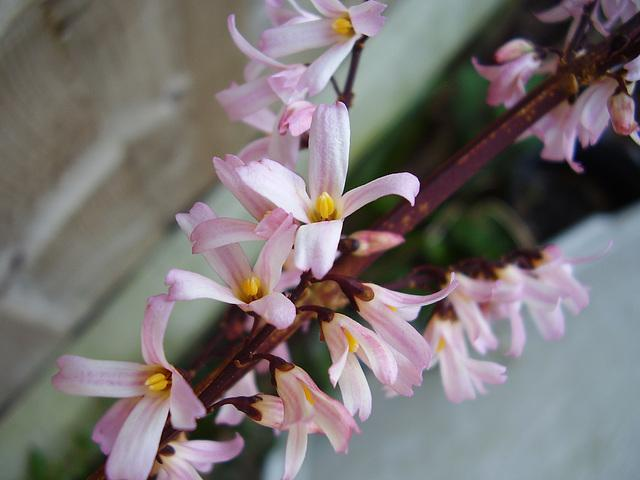
#> input picture python-code/opengl-learning/resources/images/f2.jpg, 640 x 480 px, found by its file name
$ jupyter execute '46-图像特效-灰度浮雕.ipynb'   (shell and % lines are left out)
#> lines starting #> are read from the running program, lines starting #| are printed output that depends on the picture
# 图像特效-灰度浮雕

[cell 1]
from scipy import signal
import numpy as np
import cv2
import matplotlib.pyplot as plt
from numpy.lib.function_base import histogram

[cell 2]
src = cv2.imread('../datas/f2.jpg')
#> src is the input picture: shape (480, 640, 3); mean B, G, R 114.3, 114.2, 120.8
gray = cv2.imread('../datas/f2.jpg',0)
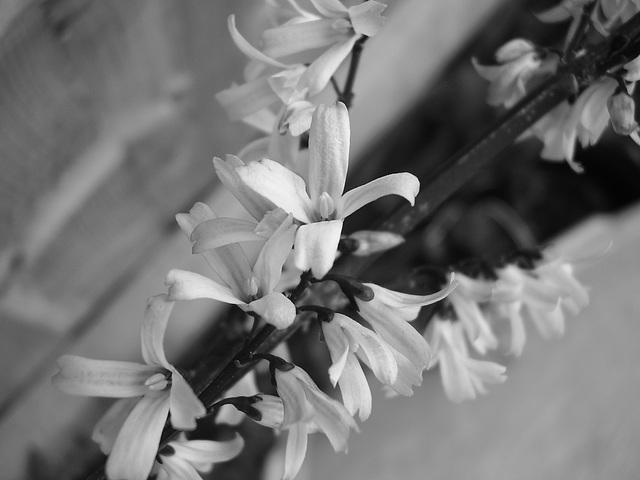
#> gray: shape (480, 640); min 0, max 254, mean 116.2
rgb = cv2.cvtColor(src,cv2.COLOR_BGR2RGB)

[cell 3]
def gray_emboss(src,angle=30.,offset=127):
#> called with angle = 30, offset = 127
    srcf = src.astype(np.float32)
    if len(src.shape) < 3:
        srcf = cv2.cvtColor(src,cv2.COLOR_GRAY2RGB).astype(np.float32)
    radian = angle*np.pi/180.0
    kernel = np.array([
        [np.cos(radian + np.pi / 4.),np.cos(radian + np.pi / 2.),np.cos(radian + 3.0 * np.pi / 4.0)],
        [np.cos(radian),0,np.cos(np.pi)],
        [np.cos(radian - np.pi / 4),np.cos(radian - np.pi / 2),np.cos(radian - 3.0 * np.pi / 4.0)]
    ])
    dstr =  signal.convolve2d(srcf[:,:,0],kernel, boundary='symm', mode='same')
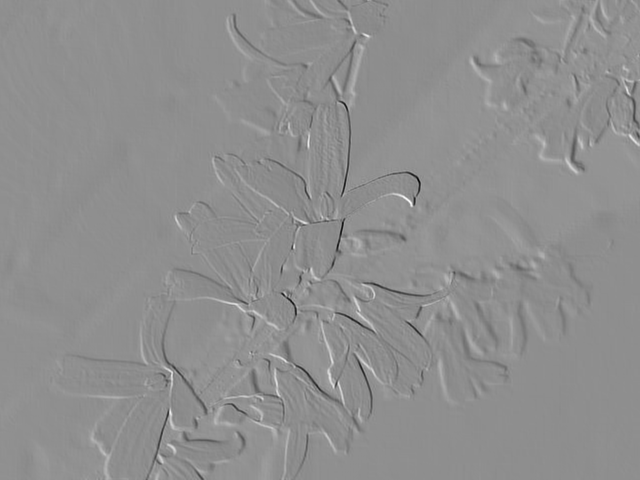
#> dstr: shape (480, 640) float64; min -546.9, max 397.9, mean -16.2; drawn with min black and max white
    dstg =  signal.convolve2d(srcf[:,:,1],kernel, boundary='symm', mode='same')
    dstb =  signal.convolve2d(srcf[:,:,2],kernel, boundary='symm', mode='same')
    dst = cv2.merge([dstr,dstg,dstb]) + offset
    dst[dst > 255] = 255
    dst[dst < 0] = 0
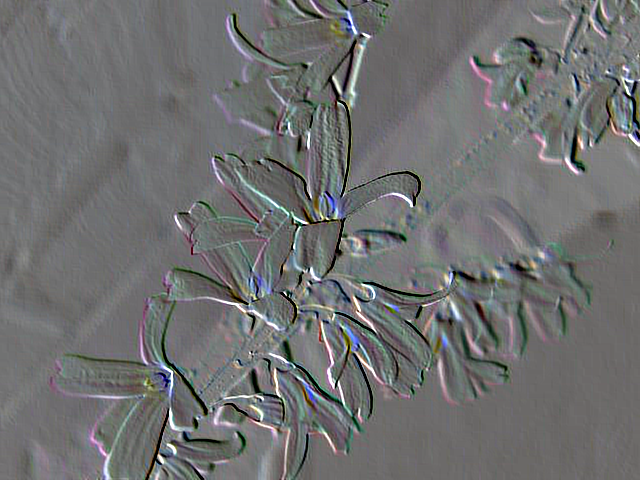
#> dst: shape (480, 640, 3) float64; mean R, G, B 111.3, 112.1, 112.3
    return dst.astype(np.uint8)
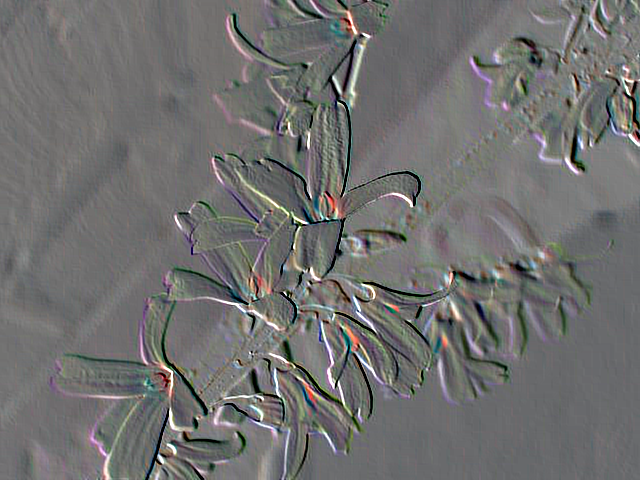
#> returned value: shape (480, 640, 3); mean of channels 0, 1, 2 110.8, 111.7, 111.8; drawn as B, G, R

$ run again, with python-code/opengl-learning/resources/images/f1.jpg copied over python-code/opengl-learning/resources/images/f2.jpg
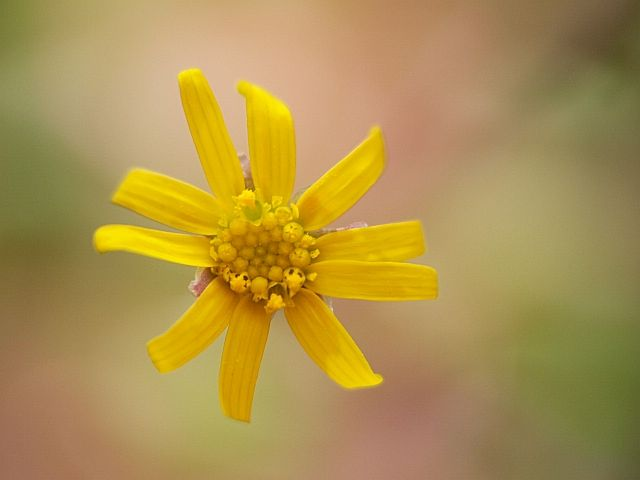
#> input picture python-code/opengl-learning/resources/images/f1.jpg, 640 x 480 px, found by its file name
#> src is the input picture: shape (480, 640, 3); mean B, G, R 78.8, 145.8, 173.2
#> in gray_emboss, `dstb =  signal.convolve2d(srcf[:,:,2],kernel, boundary='symm', mode='s..`:
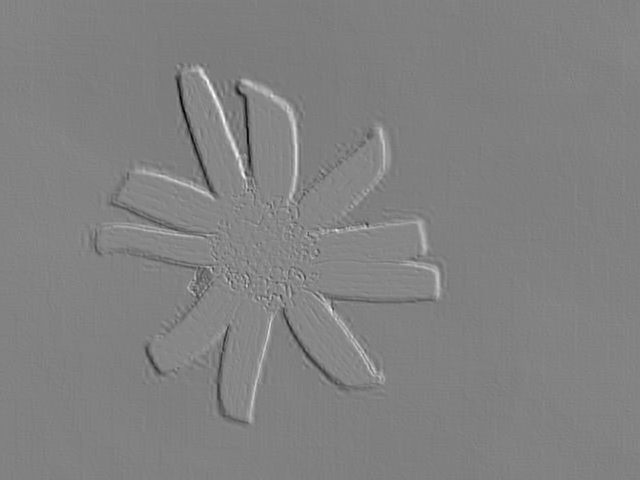
#> dstb: shape (480, 640) float64; min -270, max 240, mean -10.6; drawn with min black and max white
#> in gray_emboss, `return dst.astype(np.uint8)`:
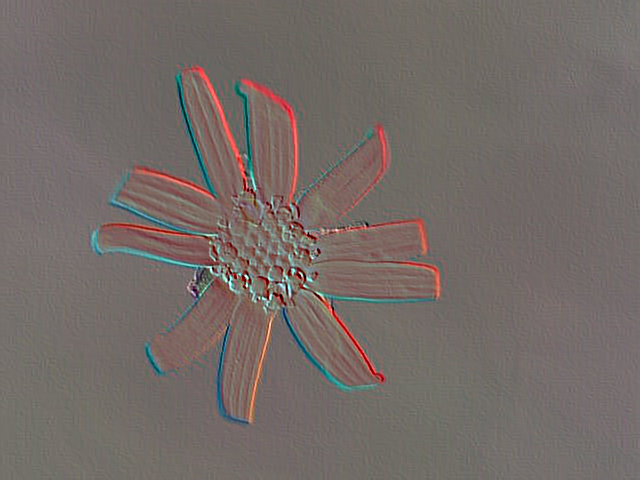
#> returned value: shape (480, 640, 3); mean of channels 0, 1, 2 103.2, 107, 116; drawn as B, G, R

$ run again, with python-code/opengl-learning/resources/images/f3.jpg copied over python-code/opengl-learning/resources/images/f2.jpg
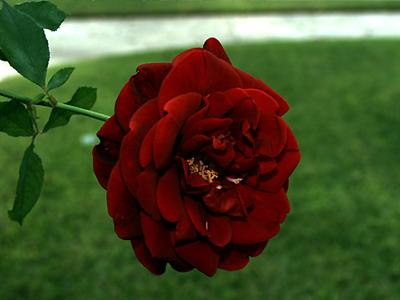
#> input picture python-code/opengl-learning/resources/images/f3.jpg, 400 x 300 px, found by its file name
#> src is the input picture: shape (300, 400, 3); mean B, G, R 41.2, 78.6, 72.4
#> in gray_emboss, `dstr =  signal.convolve2d(srcf[:,:,0],kernel, boundary='symm', mode='s..`:
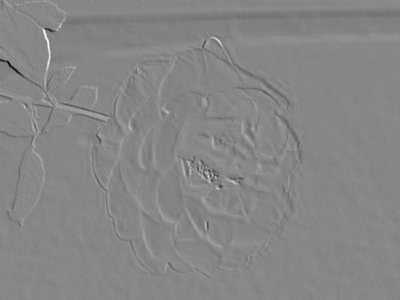
#> dstr: shape (300, 400) float64; min -617, max 535.5, mean -9.2; drawn with min black and max white
#> in gray_emboss, `return dst.astype(np.uint8)`:
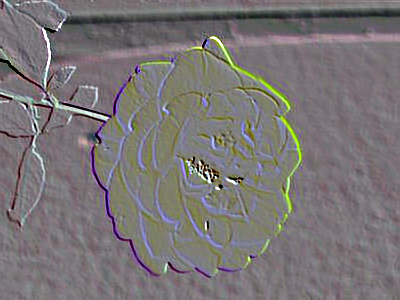
#> returned value: shape (300, 400, 3); mean of channels 0, 1, 2 117.4, 116.7, 121.4; drawn as B, G, R

$ run again, with python-code/opengl-learning/resources/images/f4.jpg copied over python-code/opengl-learning/resources/images/f2.jpg
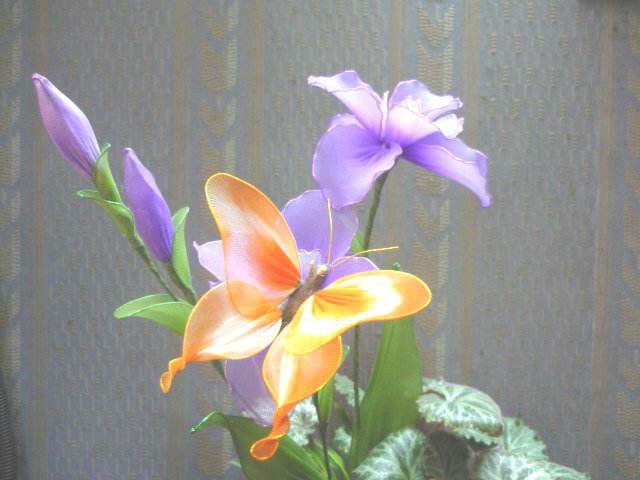
#> input picture python-code/opengl-learning/resources/images/f4.jpg, 640 x 480 px, found by its file name
#> src is the input picture: shape (480, 640, 3); mean B, G, R 142.8, 147.8, 150.1
#> in gray_emboss, `dstr =  signal.convolve2d(srcf[:,:,0],kernel, boundary='symm', mode='s..`:
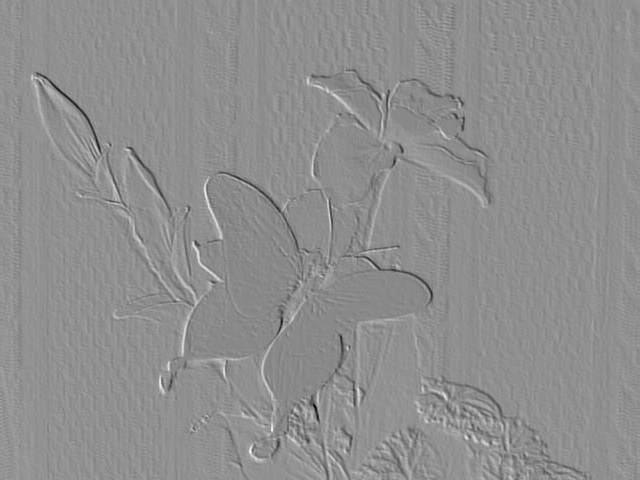
#> dstr: shape (480, 640) float64; min -353.3, max 241.4, mean -19.9; drawn with min black and max white
#> in gray_emboss, `return dst.astype(np.uint8)`:
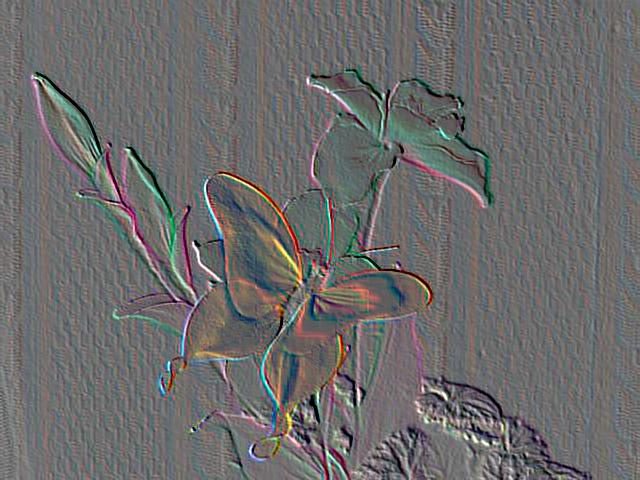
#> returned value: shape (480, 640, 3); mean of channels 0, 1, 2 106.8, 107.1, 107.8; drawn as B, G, R
